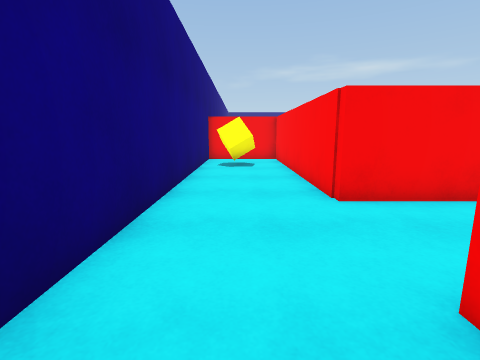
[1] (above)

15 first-person views from a walk through a Unity game level. The camera is 1.2 m above the floor, tilts 10° down and sees 85° across. The floor is counted in squares, 1 m on a side. Each view is taken from the middle of a square. On the plan, view 1 faces up. The plan holds only what a view shows up to about 12 squares ahead; the rest is blank. The place goes on beyond the plan.

[2]
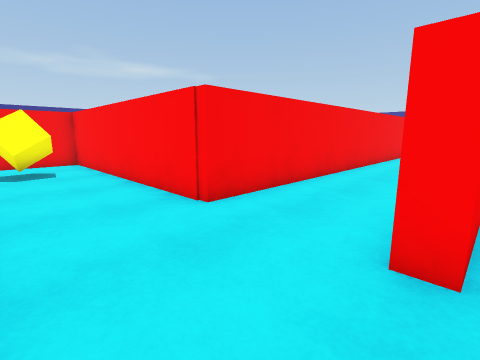

[3]
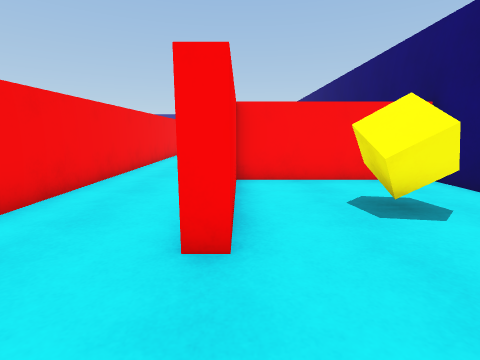

[4]
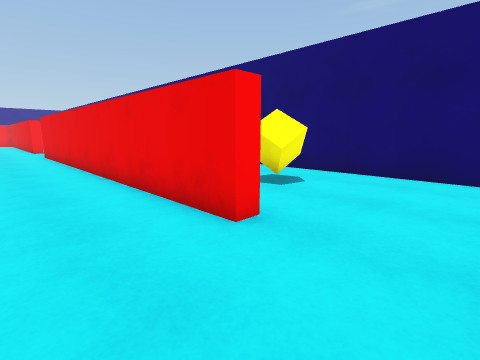

[5]
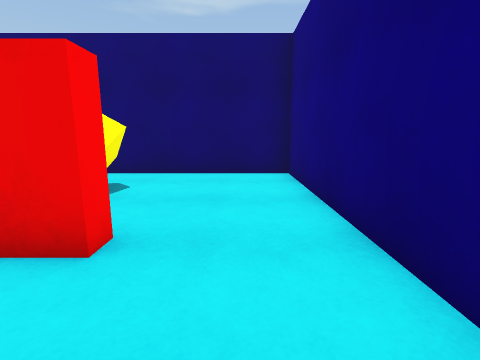

[6]
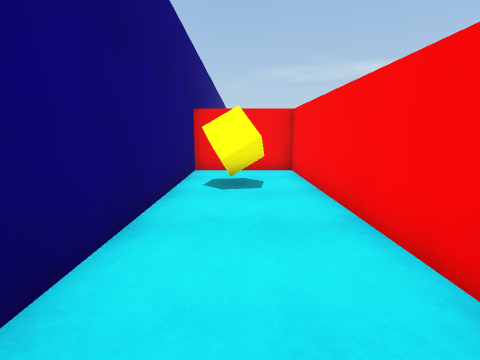

[7]
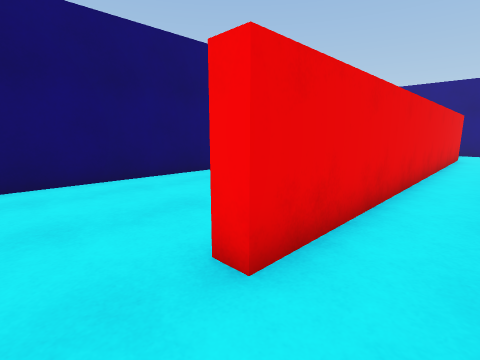

[8]
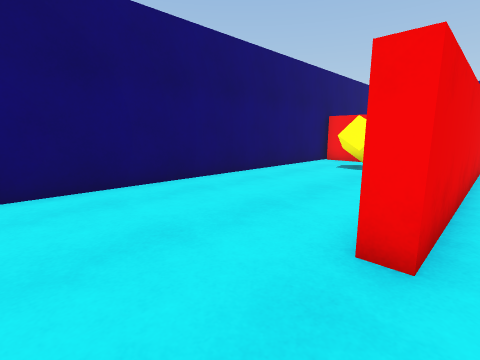

[9]
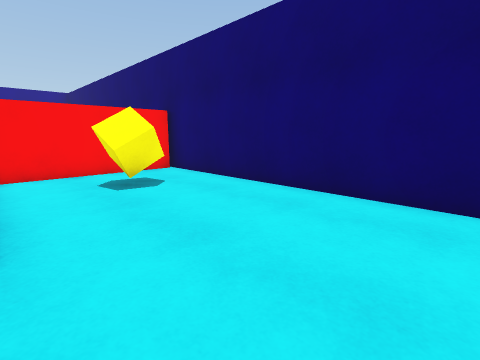

[10]
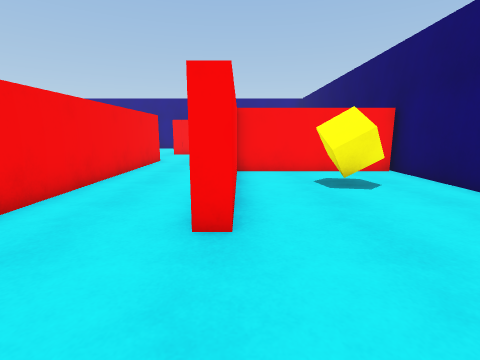

[11]
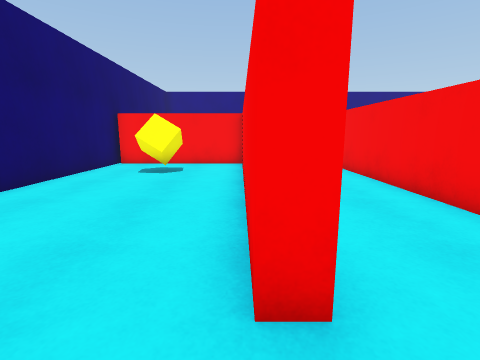

[12]
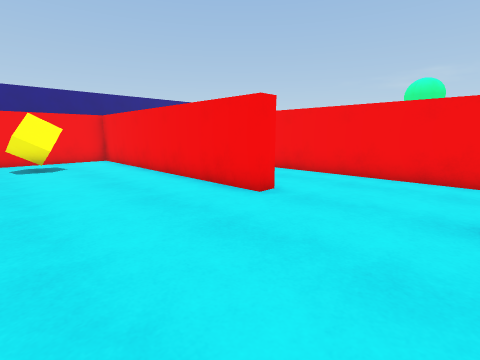

[13]
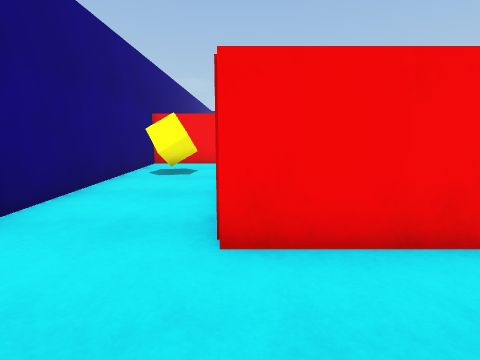

[14]
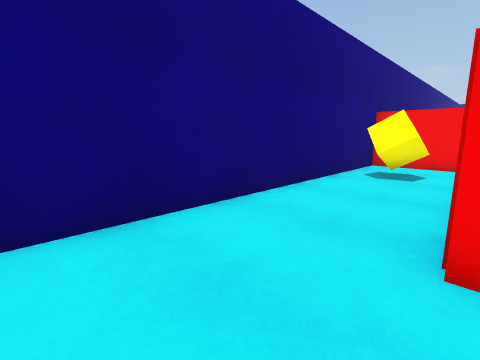

[15]
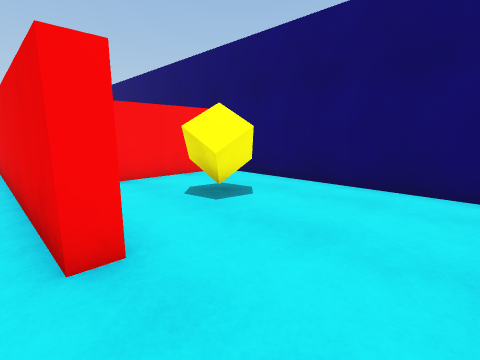

### Floor plan
Points are (right, up) in squares from view 1. A wall is a line through its corners. A room is listed if a view was taken in it or the views show most of it. See-through windows are left out.
Room 1 (views 1, 2, 3, 4, 5, 6, 7, 8, 9, 10, 11, 12, 13, 14, 15)
walls: (5.8, -2.9) (5.8, 1.1) (1.5, 1.1) (1.5, 1.6) (15.5, 1.6) (15.5, 1.1) (6.3, 1.1) (6.3, -3.9); (6, -4) (24.8, -4); (22.9, 1.1) (19.1, 1.1) (19.1, 1.6); (24.4, -3.9) (24.4, 1.1); (27.9, 4.6) (1.7, 4.6) (1.7, 12.7) (-1.5, 12.7) (-1.5, -4) (5.5, -4)
ways out: gap at (28, 5)
objects: yellow cube (0, 10) to (0, 11); yellow cube (3, -2) to (4, -1); yellow cube (8, -2) to (9, -1); yellow cube (22, -2) to (23, -1)

Where each view was taken, in squares from view 1:
view 1: 0 up, 0 right, facing up
view 2: 1 up, 1 left, facing up-right
view 3: 1 up, 1 left, facing right
view 4: 4 up, 1 left, facing down-right
view 5: 4 up, 0 right, facing down
view 6: 4 up, 0 right, facing up
view 7: 3 up, 17 right, facing down-left
view 8: 2 up, 18 right, facing down-left
view 9: 1 up, 16 right, facing down-right
view 10: 1 up, 16 right, facing right
view 11: 1 up, 17 right, facing left
view 12: 3 down, 19 right, facing up-left
view 13: 2 up, 2 right, facing up
view 14: 2 up, 2 right, facing up-left
view 15: 2 up, 1 left, facing down-right
